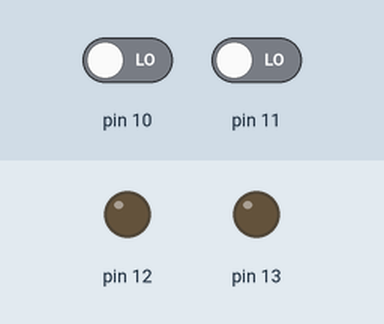
Simulated run of this sketch. Board: Arduino Uno, built with avr-gcc and run on an emulated ATmega328P. On the bench: output pins drawn as LEDs (lit = HIGH). The test bench sets the inputs (shaded band); at power-on: pin 10 LOW, pin 11 LOW.

Above: at 1.2 s.
1.3 s: pin 10 driven HIGH
At 2.3 s:
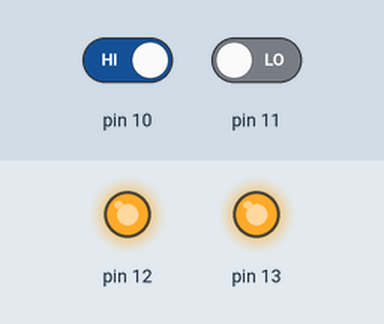
2.8 s: pin 10 driven LOW
At 3.4 s:
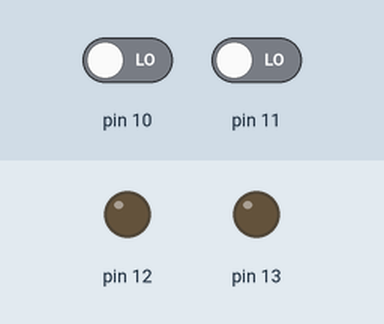
4.3 s: pin 11 driven HIGH
At 4.6 s:
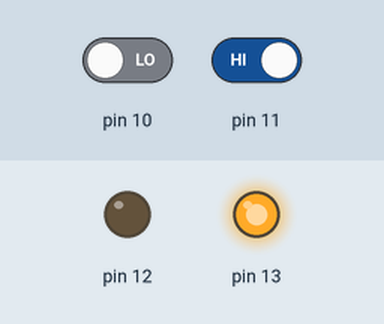
5.8 s: pin 11 driven LOW
At 6.9 s:
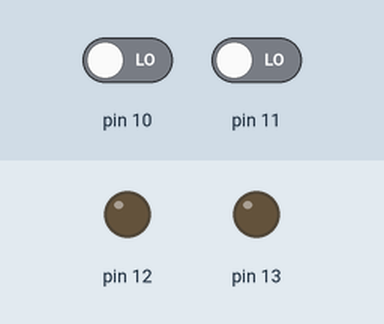
Timing chart, 0 to 8.3 s (numbered marks = the images above; inputs shaded):
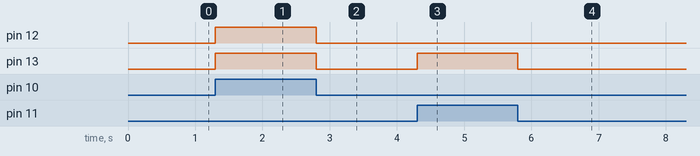

The sketch:

half_sub.ino
```cpp
void setup() {
  // put your setup code here, to run once:
  pinMode(13,OUTPUT);
  pinMode(12,OUTPUT);
  pinMode(11,INPUT);
  pinMode(10,INPUT);

}

void loop() {
  // put your main code here, to run repeatedly:
  byte a,b,c;
  a = digitalRead(11);
  b = digitalRead(10);
  c = !a;

  digitalWrite(13,a^b);
  digitalWrite(12,b&c);
}
```

Measured:
- after the input at 1.3 s, pin 12, pin 13: LOW → HIGH at once
- after the input at 2.8 s, pin 12, pin 13: HIGH → LOW at once
- after the input at 4.3 s, pin 13: LOW → HIGH at once
- after the input at 5.8 s, pin 13: HIGH → LOW at once
